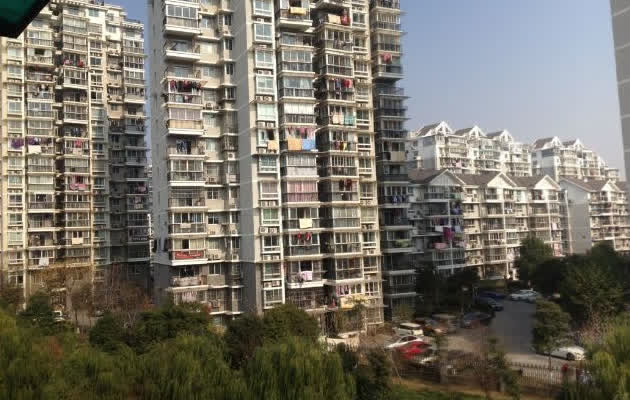
//> input picture data/feathering0.jpg, 630 x 400 px
$ ./004_feathering   (built with g++ and OpenCV 4)
//> lines starting //> are read from the running program, lines starting //| are printed output that depends on the picture
#include <stdio.h>
#include <stdint.h>
#include <opencv2/opencv.hpp>
#include <opencv2/core.hpp>
#include <opencv2/highgui/highgui.hpp>
#include <opencv2/imgproc/imgproc.hpp>

// crop:
//    ffmpeg -i input.jpg -vf crop=1160:400 feathering_1160x400.jpg   (居中裁剪)
//    ffmpeg -i input.jpg -vf crop=580:400:0:0 out.jpg   (指定起始位置)

uint8_t add_delta(uint8_t a, uint8_t b)
{
    int sum = (int)a + b;
    sum = sum > 255 ? 255 : sum;
    return (uint8_t)sum;
}

void change_color(const char *file_in, const char *file_out)
{
//> called with file_in = "../data/feathering0.jpg", file_out = "../data/feathering1.jpg"
    cv::Mat img_in = cv::imread(file_in);
//> img_in is the input picture: 400 rows x 630 cols, CV_8UC3; mean B, G, R 101.6, 112.6, 117.4
    cv::Mat img_out(img_in.rows, img_in.cols, CV_8UC3);

    for (int row = 0; row < img_in.size().height; ++row) {
        for (int col = 0; col < img_in.size().width; ++col) {
            img_out.at<cv::Vec3b>(row, col)[0] = add_delta(img_in.at<cv::Vec3b>(row, col)[0], 30); //B
            img_out.at<cv::Vec3b>(row, col)[1] = add_delta(img_in.at<cv::Vec3b>(row, col)[1], 0); //G
            img_out.at<cv::Vec3b>(row, col)[2] = add_delta(img_in.at<cv::Vec3b>(row, col)[2], 0); //R
        }
    }
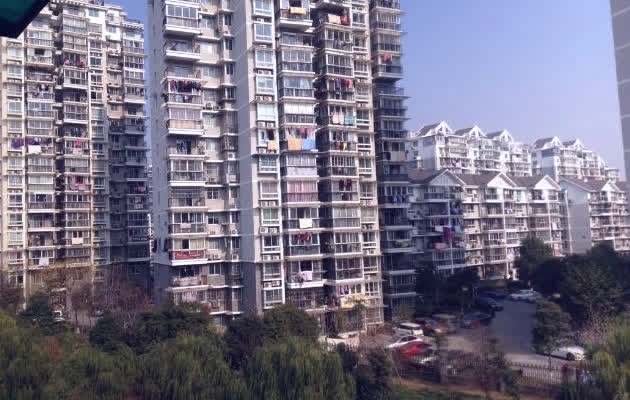
//> img_out: 400 rows x 630 cols, CV_8UC3; mean B, G, R 131.5, 112.6, 117.4

    cv::imwrite(file_out, img_out);
}

// 根据当前位置与两个图像边界的距离，进行加权平均
uint8_t CalValue(int start, int end, int cur, uint8_t val1, uint8_t val2)
{
    int w = end - start; //重叠宽度
    float k = 1.0 * (end - cur)/w; //计算k
    int val = (int)(val1 * k + val2 * (1 - k));

    val = val > 255 ? 255 : val; //确保输出范围为0-255
    return (uint8_t)val;
}

int main(int argc, char *argv[])
{
    // generate test file
    change_color("../data/feathering0.jpg", "../data/feathering1.jpg");

    cv::Mat img_dst(400, 1100, CV_8UC3); // 融合拼接
    cv::Mat img_dst_compare(400, 1100, CV_8UC3); //直接拼接
    cv::Mat img_src1 = cv::imread("../data/feathering1.jpg");
    cv::Mat img_src2 = cv::imread("../data/feathering2.jpg");
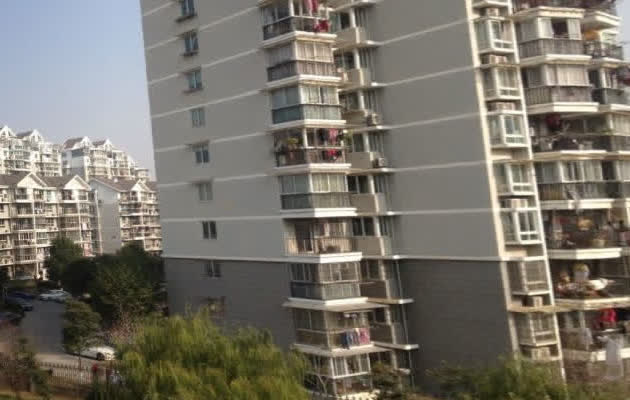
//> input picture data/feathering2.jpg, 630 x 400 px
//> img_src2 is the input picture: 400 rows x 630 cols, CV_8UC3; mean B, G, R 104.5, 114.4, 119.4

    for (int row = 0; row < 400; ++row) {
        for (int col = 0; col < 550; ++col) {
            img_dst_compare.at<cv::Vec3b>(row, col) = img_src1.at<cv::Vec3b>(row, col);
        }
        for (int col = 550; col < 1100; ++col) {
            img_dst_compare.at<cv::Vec3b>(row, col) = img_src2.at<cv::Vec3b>(row, col-550);
        }
    }
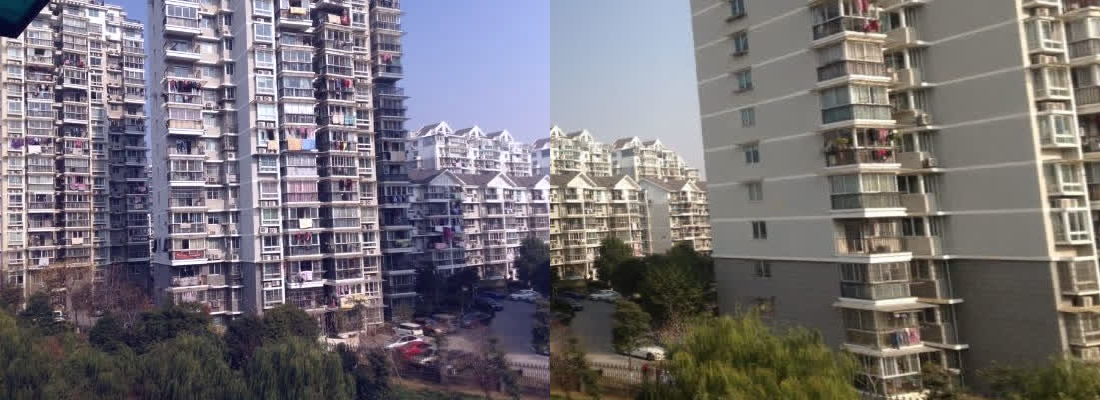
//> img_dst_compare: 400 rows x 1100 cols, CV_8UC3; mean B, G, R 116.8, 112.3, 117.1

    for (int row = 0; row < 400; ++row) {
        // 0-470: 图像1独立区域
        for (int col = 0; col < 470; ++col) {
            img_dst.at<cv::Vec3b>(row, col) = img_src1.at<cv::Vec3b>(row, col);
        }
        // 630-1100: 图像2独立区域
        for (int col = 630; col < 1100; ++col) {
            img_dst.at<cv::Vec3b>(row, col) = img_src2.at<cv::Vec3b>(row, col-470);
        }
        // 470-630: 重叠区域，重叠宽度为160
        for (int col = 470; col < 630; ++col) {
            img_dst.at<cv::Vec3b>(row, col)[0] = CalValue(470, 630, col,
                img_src1.at<cv::Vec3b>(row, col)[0], img_src2.at<cv::Vec3b>(row, col-470)[0]);
            img_dst.at<cv::Vec3b>(row, col)[1] = CalValue(470, 630, col,
                img_src1.at<cv::Vec3b>(row, col)[1], img_src2.at<cv::Vec3b>(row, col-470)[1]);
            img_dst.at<cv::Vec3b>(row, col)[2] = CalValue(470, 630, col,
                img_src1.at<cv::Vec3b>(row, col)[2], img_src2.at<cv::Vec3b>(row, col-470)[2]);
        }
    }
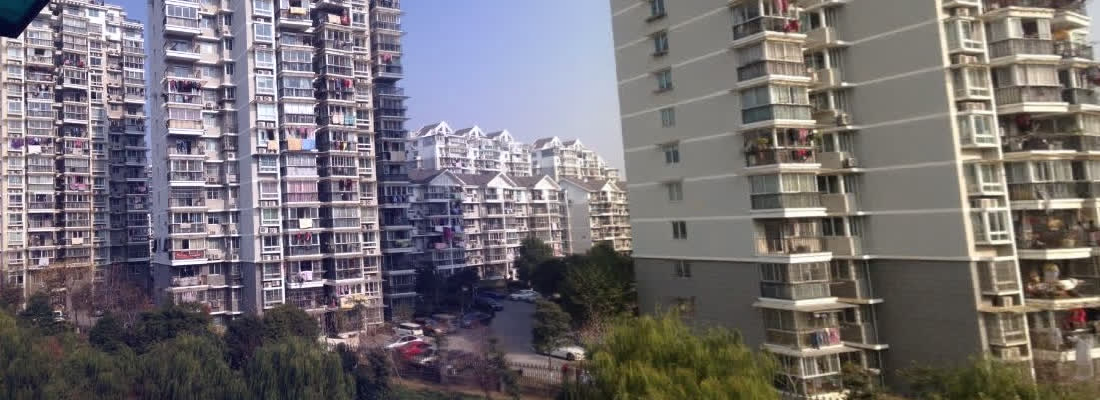
//> img_dst: 400 rows x 1100 cols, CV_8UC3; mean B, G, R 114.4, 111, 116.5
    cv::imwrite("../data/feathering3.jpg", img_dst);

    cv::imshow("img1", img_src1);
    cv::imshow("img2", img_src2);
    cv::imshow("img3", img_dst);
    cv::imshow("img4", img_dst_compare);
    cv::waitKey(0);
    return 0;
}
